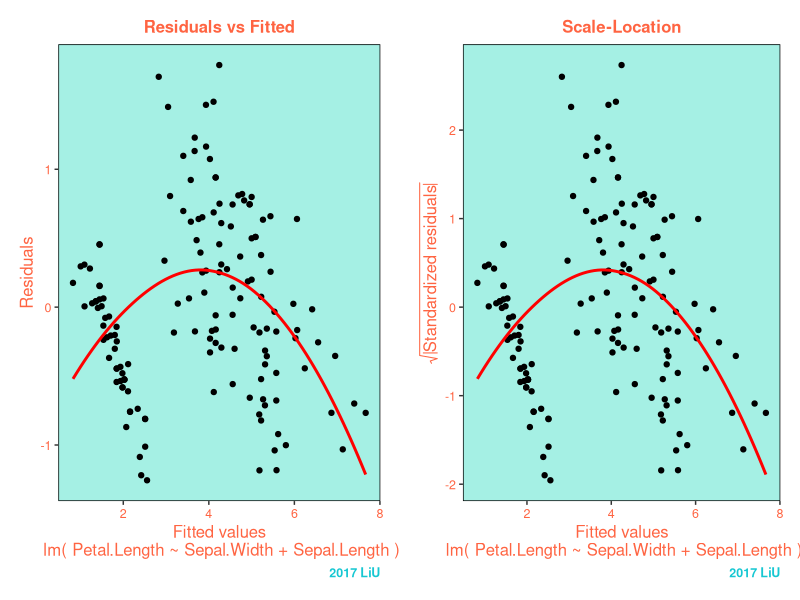

Here is the R script that generated this plot:
## ----setup, include = FALSE----------------------------------------------
knitr::opts_chunk$set(
  collapse = TRUE,
  comment = "#>",
  library(gridExtra)
)

## ---- echo=FALSE, eval=TRUE----------------------------------------------
linreg <- setRefClass("linreg", 
  fields = list(formula="formula",
                data="data.frame",
                reg_coe="matrix",
                fit_val="matrix",
                residu="matrix",
                dof="numeric",
                res_var="matrix",
                var_reg_coe="numeric",
                t_val="matrix",
                data_name="character"),
  
  methods = list(
    initialize = function(formula, data){
      
      formula <<- formula
      data <<- data
      
      data_name <<- deparse(substitute(data))
      
      #getting y variable from the formula
      get_y <- all.vars(formula)[1]
      
      #defining X and y
      y <- data[[get_y]]
      X <- model.matrix(formula, data)
      
      reg_coe <<- solve((t(X)%*%X))%*%t(X)%*%y
      fit_val <<- X%*%reg_coe
      residu <<- y-fit_val
      
      dof <<- length(y) - length(all.vars(formula))
      res_var <<- (t(residu)%*%residu)/dof
      var_reg_coe <<- diag(as.numeric(res_var)*solve(t(X)%*%X))
      t_val <<- reg_coe/sqrt(var_reg_coe)
       
    },
  
    print = function(){
      "Print out the coefficients and coefficient names"
      
      cat("Call: \n ")
      cat(paste0("linreg(formula = ",format(formula),", data = ",data_name,")\n\n"))
      cat("Coefficients: \n")
      cat(" ",row.names(reg_coe), "\n    ", sep = "  ")
      cat(t(reg_coe), sep="    ")
     
    }
  )
  )
linreg_mod <- linreg$new(Petal.Length~Sepal.Width+Sepal.Length, data=iris)
linreg_mod$print()

## ---- echo=FALSE, eval=TRUE, fig.width=7---------------------------------
linreg <- setRefClass("linreg", 
  fields = list(formula="formula",
                data="data.frame",
                reg_coe="matrix",
                fit_val="matrix",
                residu="matrix",
                dof="numeric",
                res_var="matrix",
                var_reg_coe="numeric",
                t_val="matrix",
                data_name="character"),
  
  methods = list(
    initialize = function(formula, data){
      
      formula <<- formula
      data <<- data
      
      data_name <<- deparse(substitute(data))
      
      #getting y variable from the formula
      get_y <- all.vars(formula)[1]
      
      #defining X and y
      y <- data[[get_y]]
      X <- model.matrix(formula, data)
      
      reg_coe <<- solve((t(X)%*%X))%*%t(X)%*%y
      fit_val <<- X%*%reg_coe
      residu <<- y-fit_val
      
      dof <<- length(y) - length(all.vars(formula))
      res_var <<- (t(residu)%*%residu)/dof
      var_reg_coe <<- diag(as.numeric(res_var)*solve(t(X)%*%X))
      t_val <<- reg_coe/sqrt(var_reg_coe)
       
    },
  
    plot = function(){
      "Plotting Residuals vs Fitted graph & Scale-Location graph"
      
      library(ggplot2)
      library(gridExtra)
      
      liu_theme <- 
        theme(
          #margin setting
          plot.margin = unit(c(0.5,0.5,0.5,0.5), "cm"),
          
          #color codes from: https://html-color.codes/hex
          
          #background color Liu-base color 9
          panel.background = element_rect(fill="#a5f0e4"),
          
          #delete grid lines
          panel.grid.major.y = element_blank(),
          panel.grid.minor.y = element_blank(),
          panel.grid.major.x = element_blank(),
          panel.grid.minor.x = element_blank(),
          
          #text color of title and axis Liu-accent color 1
          plot.title = element_text(color="#ff6442", face = "bold", size="12"),
          axis.title.x = element_text(color="#ff6442", size="12"),
          axis.title.y = element_text(color="#ff6442", size="12"),
          axis.text.x = element_text(color="#ff6442", size="9"),
          axis.text.y = element_text(color="#ff6442", size="9"),
          
          #border setting
          panel.border = element_rect(fill = NA),
          
          #caption color Liu_base color 2
          plot.caption = element_text(color="#17c7d2", face="bold", size="9")
        ) 
      
      #plot1
      plot1 <- ggplot(data.frame(fit_val,residu),aes(y=residu,x=fit_val)) + geom_point() + #graph + scatter plot
        xlab(paste("Fitted values\n", "lm(",format(formula),")")) + 
        ylab("Residuals")+ ggtitle("Residuals vs Fitted") + 
        geom_smooth(span = 2,colour="red",method="loess",se=FALSE) + labs(caption="2017 LiU") +
        theme(plot.title = element_text(hjust = 0.5)) + #Title center alignment
        liu_theme #Theme added
        
      #plot2
      std_res <- residu/sd(residu)
      plot2 <- ggplot(data.frame(fit_val,std_res),aes(y=std_res,x=fit_val)) + geom_point() + #graph + scatter plot
        xlab(paste("Fitted values\n", "lm(",format(formula),")")) +
        ylab(expression(sqrt(abs("Standardized residuals")))) + ggtitle("Scale-Location") +
        geom_smooth(span = 2,colour="red",method="loess",se=FALSE) + labs(caption="2017 LiU") +
        theme(plot.title = element_text(hjust = 0.5)) + #Title center alignment
        liu_theme #Theme added
        
      grid.arrange(plot1, plot2, ncol=2)
    }
  )
  )
linreg_mod <- linreg$new(Petal.Length~Sepal.Width+Sepal.Length, data=iris)
linreg_mod$plot()

## ---- echo=FALSE, eval=TRUE----------------------------------------------
linreg <- setRefClass("linreg", 
  fields = list(formula="formula",
                data="data.frame",
                reg_coe="matrix",
                fit_val="matrix",
                residu="matrix",
                dof="numeric",
                res_var="matrix",
                var_reg_coe="numeric",
                t_val="matrix",
                data_name="character"),
  
  methods = list(
    initialize = function(formula, data){
      
      formula <<- formula
      data <<- data
      
      data_name <<- deparse(substitute(data))
      
      #getting y variable from the formula
      get_y <- all.vars(formula)[1]
      
      #defining X and y
      y <- data[[get_y]]
      X <- model.matrix(formula, data)
      
      reg_coe <<- solve((t(X)%*%X))%*%t(X)%*%y
      fit_val <<- X%*%reg_coe
      residu <<- y-fit_val
      
      dof <<- length(y) - length(all.vars(formula))
      res_var <<- (t(residu)%*%residu)/dof
      var_reg_coe <<- diag(as.numeric(res_var)*solve(t(X)%*%X))
      t_val <<- reg_coe/sqrt(var_reg_coe)
       
    },
  
    summary = function(){
      "Simplified summary of the linear model"
      
      #p_value calculation
      p_val <- 2*pt(abs(t_val),dof,lower.tail = FALSE)
      
      #organizing table
      reg_coe_edit <- matrix(NA, nrow=3, ncol=4)
      reg_coe <<- cbind(reg_coe, reg_coe_edit)
      reg_coe[,2] <<- sqrt(var_reg_coe)
      reg_coe[,3] <<- t_val
      reg_coe[,4] <<- p_val
      reg_coe[,5] <<- "***"

      cat("          ", c("Estimate", "Std. Error", "t value", "Pr(>|t|)", ""), "\n", sep = "        ")
      for(i in 1:length(all.vars(formula))){
      cat(row.names(reg_coe)[i], reg_coe[i,], "\n", sep = " ")
      }

      cat("\nResidual standard error:",format(sd(residu)), "on 147 degrees of freedom\n\n")
      }
  )
  )
linreg_mod <- linreg$new(Petal.Length~Sepal.Width+Sepal.Length, data=iris)
linreg_mod$summary()

